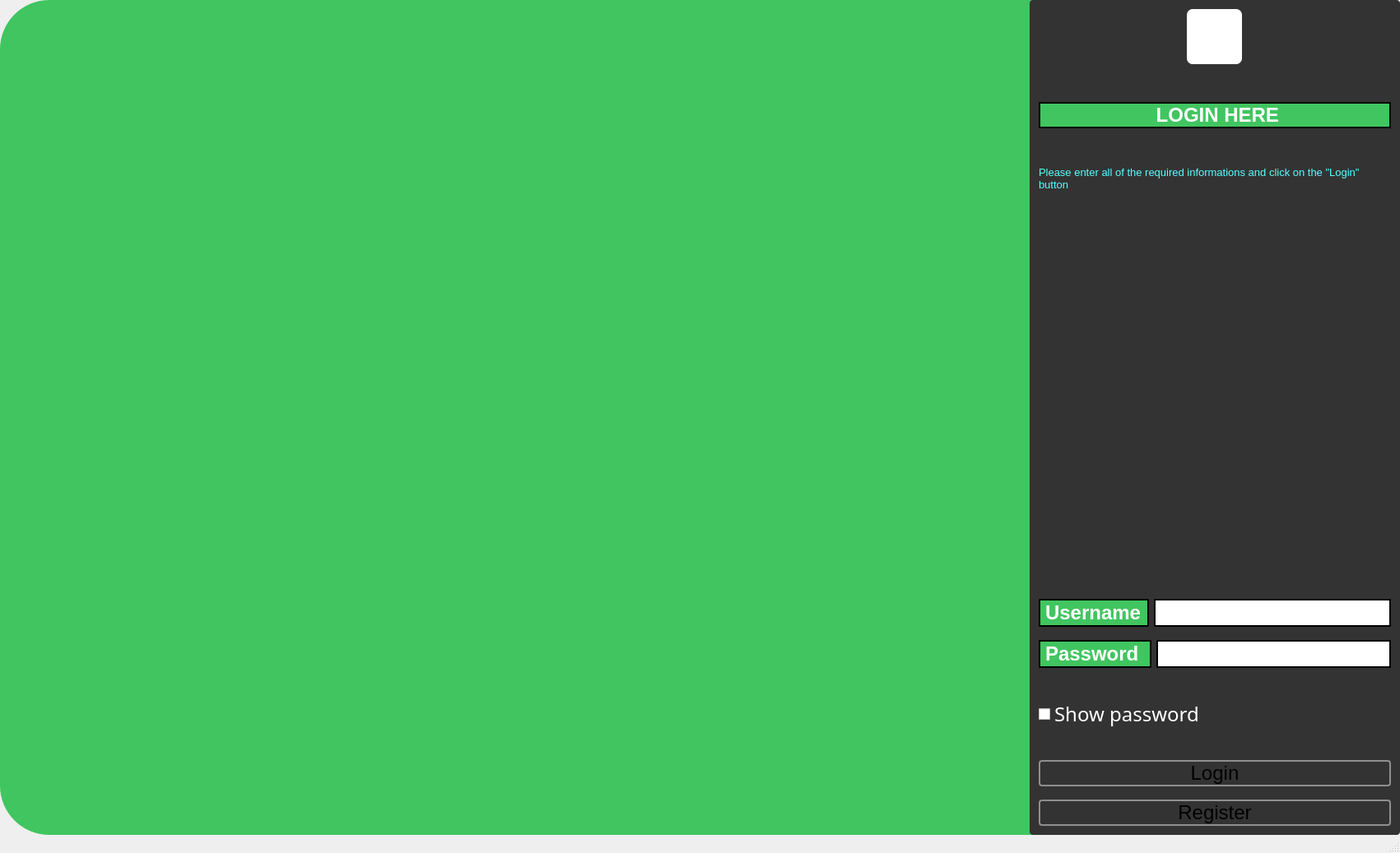
<?xml version="1.0" encoding="UTF-8"?>
<ui version="4.0">
 <class>Loing</class>
 <widget class="QMainWindow" name="Loing">
  <property name="geometry">
   <rect>
    <x>0</x>
    <y>0</y>
    <width>1701</width>
    <height>1037</height>
   </rect>
  </property>
  <property name="minimumSize">
   <size>
    <width>700</width>
    <height>111</height>
   </size>
  </property>
  <property name="windowTitle">
   <string>Loing</string>
  </property>
  <property name="windowIcon">
   <iconset resource="images.qrc">
    <normaloff>:/fis_stacked_tagline_green_rgb.png</normaloff>:/fis_stacked_tagline_green_rgb.png</iconset>
  </property>
  <property name="styleSheet">
   <string notr="true"/>
  </property>
  <widget class="QWidget" name="centralWidget">
   <property name="styleSheet">
    <string notr="true">#centralWidget
{

border-radius:60px;
	
	
background-color: rgb(65, 197, 96);

}

</string>
   </property>
   <layout class="QGridLayout" name="gridLayout_5">
    <property name="leftMargin">
     <number>0</number>
    </property>
    <property name="topMargin">
     <number>0</number>
    </property>
    <property name="rightMargin">
     <number>0</number>
    </property>
    <property name="bottomMargin">
     <number>0</number>
    </property>
    <property name="spacing">
     <number>0</number>
    </property>
    <item row="0" column="0">
     <layout class="QGridLayout" name="gridLayout_4">
      <property name="spacing">
       <number>0</number>
      </property>
      <item row="0" column="1">
       <widget class="QFrame" name="frame">
        <property name="sizePolicy">
         <sizepolicy hsizetype="MinimumExpanding" vsizetype="Preferred">
          <horstretch>0</horstretch>
          <verstretch>0</verstretch>
         </sizepolicy>
        </property>
        <property name="maximumSize">
         <size>
          <width>450</width>
          <height>16777215</height>
         </size>
        </property>
        <property name="styleSheet">
         <string notr="true">*{
font-family:arial;

font-size:24px;
}
QFrame
{
background:#333;
border-radius:4px;

}
</string>
        </property>
        <property name="frameShape">
         <enum>QFrame::StyledPanel</enum>
        </property>
        <property name="frameShadow">
         <enum>QFrame::Raised</enum>
        </property>
        <layout class="QGridLayout" name="gridLayout_2">
         <item row="1" column="0">
          <layout class="QGridLayout" name="gridLayout">
           <property name="rightMargin">
            <number>0</number>
           </property>
           <item row="1" column="0">
            <layout class="QVBoxLayout" name="verticalLayout">
             <item alignment="Qt::AlignHCenter">
              <widget class="QToolButton" name="toolButton">
               <property name="styleSheet">
                <string notr="true">*{
font-family:century gothic;
font-size:24px;
}
QFrame
{
background:#333;
}
QPushButton
{
background:red;
border-radius:60px;
}

QToolButton
{
background:white;
border-radius:7px;
}
</string>
               </property>
               <property name="text">
                <string/>
               </property>
               <property name="icon">
                <iconset resource="images.qrc">
                 <normaloff>:/images.png</normaloff>:/images.png</iconset>
               </property>
               <property name="iconSize">
                <size>
                 <width>64</width>
                 <height>64</height>
                </size>
               </property>
               <property name="autoRaise">
                <bool>false</bool>
               </property>
               <property name="arrowType">
                <enum>Qt::NoArrow</enum>
               </property>
              </widget>
             </item>
             <item>
              <spacer name="verticalSpacer">
               <property name="orientation">
                <enum>Qt::Vertical</enum>
               </property>
               <property name="sizeType">
                <enum>QSizePolicy::Fixed</enum>
               </property>
               <property name="sizeHint" stdset="0">
                <size>
                 <width>20</width>
                 <height>40</height>
                </size>
               </property>
              </spacer>
             </item>
             <item>
              <widget class="QLabel" name="label">
               <property name="sizePolicy">
                <sizepolicy hsizetype="MinimumExpanding" vsizetype="Fixed">
                 <horstretch>0</horstretch>
                 <verstretch>0</verstretch>
                </sizepolicy>
               </property>
               <property name="font">
                <font>
                 <family>arial</family>
                 <pointsize>-1</pointsize>
                 <weight>75</weight>
                 <bold>true</bold>
                </font>
               </property>
               <property name="styleSheet">
                <string notr="true">
QLabel
{
background:rgb(65, 197, 96);

color:white;
border-bottom:1px solid #717072;

border-radius: 2px;

 border: 2px solid black;
 min-width: 80px;
}</string>
               </property>
               <property name="text">
                <string> LOGIN HERE</string>
               </property>
               <property name="alignment">
                <set>Qt::AlignCenter</set>
               </property>
              </widget>
             </item>
             <item>
              <spacer name="verticalSpacer_2">
               <property name="orientation">
                <enum>Qt::Vertical</enum>
               </property>
               <property name="sizeType">
                <enum>QSizePolicy::Fixed</enum>
               </property>
               <property name="sizeHint" stdset="0">
                <size>
                 <width>20</width>
                 <height>40</height>
                </size>
               </property>
              </spacer>
             </item>
             <item>
              <widget class="QLabel" name="label_2">
               <property name="sizePolicy">
                <sizepolicy hsizetype="MinimumExpanding" vsizetype="Preferred">
                 <horstretch>0</horstretch>
                 <verstretch>0</verstretch>
                </sizepolicy>
               </property>
               <property name="font">
                <font>
                 <family>arial</family>
                 <pointsize>-1</pointsize>
                 <weight>50</weight>
                 <bold>false</bold>
                </font>
               </property>
               <property name="text">
                <string>&lt;html&gt;&lt;head/&gt;&lt;body&gt;&lt;p&gt;&lt;span style=&quot; font-size:10pt; color:#55ffff;&quot;&gt;Please enter all of the required informations and click on the &amp;quot;Login&amp;quot; button&lt;/span&gt;&lt;/p&gt;&lt;/body&gt;&lt;/html&gt;</string>
               </property>
               <property name="scaledContents">
                <bool>false</bool>
               </property>
               <property name="wordWrap">
                <bool>true</bool>
               </property>
              </widget>
             </item>
             <item>
              <spacer name="verticalSpacer_7">
               <property name="orientation">
                <enum>Qt::Vertical</enum>
               </property>
               <property name="sizeHint" stdset="0">
                <size>
                 <width>20</width>
                 <height>40</height>
                </size>
               </property>
              </spacer>
             </item>
             <item>
              <layout class="QHBoxLayout" name="horizontalLayout">
               <item>
                <widget class="QLabel" name="userLabel">
                 <property name="sizePolicy">
                  <sizepolicy hsizetype="Fixed" vsizetype="Preferred">
                   <horstretch>0</horstretch>
                   <verstretch>0</verstretch>
                  </sizepolicy>
                 </property>
                 <property name="font">
                  <font>
                   <family>arial</family>
                   <pointsize>-1</pointsize>
                   <weight>75</weight>
                   <bold>true</bold>
                  </font>
                 </property>
                 <property name="styleSheet">
                  <string notr="true">QLabel
{
background-color: rgb(65, 197, 96);
color: WHITE;
border-bottom:1px solid #717072;




border-radius: 2px;

 border: 2px solid black;
 min-width: 80px;
}</string>
                 </property>
                 <property name="text">
                  <string>Username</string>
                 </property>
                 <property name="scaledContents">
                  <bool>false</bool>
                 </property>
                </widget>
               </item>
               <item>
                <widget class="QLineEdit" name="userEdit">
                 <property name="sizePolicy">
                  <sizepolicy hsizetype="MinimumExpanding" vsizetype="Minimum">
                   <horstretch>0</horstretch>
                   <verstretch>0</verstretch>
                  </sizepolicy>
                 </property>
                 <property name="font">
                  <font>
                   <family>Times New Roman</family>
                   <pointsize>14</pointsize>
                   <weight>50</weight>
                   <italic>false</italic>
                   <bold>false</bold>
                  </font>
                 </property>
                 <property name="toolTip">
                  <string>&lt;html&gt;&lt;head/&gt;&lt;body&gt;&lt;p&gt;&lt;span style=&quot; font-size:10pt; font-weight:600;&quot;&gt;Enter your username or id here&lt;/span&gt;&lt;/p&gt;&lt;/body&gt;&lt;/html&gt;</string>
                 </property>
                 <property name="whatsThis">
                  <string>&lt;html&gt;&lt;head/&gt;&lt;body&gt;&lt;p&gt;&lt;br/&gt;&lt;/p&gt;&lt;/body&gt;&lt;/html&gt;</string>
                 </property>
                 <property name="styleSheet">
                  <string notr="true">QLineEdit
{
background:white;

color:black;
border-bottom:1px solid #717072;
border-radius:2px;
 border: 2px solid black;
 min-width: 80px;
	font: 14pt &quot;Times New Roman&quot;;
}
</string>
                 </property>
                 <property name="maxLength">
                  <number>64</number>
                 </property>
                </widget>
               </item>
              </layout>
             </item>
             <item>
              <spacer name="verticalSpacer_3">
               <property name="orientation">
                <enum>Qt::Vertical</enum>
               </property>
               <property name="sizeType">
                <enum>QSizePolicy::Fixed</enum>
               </property>
               <property name="sizeHint" stdset="0">
                <size>
                 <width>50</width>
                 <height>10</height>
                </size>
               </property>
              </spacer>
             </item>
             <item>
              <layout class="QHBoxLayout" name="horizontalLayout_2">
               <item>
                <widget class="QLabel" name="passLabel">
                 <property name="sizePolicy">
                  <sizepolicy hsizetype="Fixed" vsizetype="Preferred">
                   <horstretch>0</horstretch>
                   <verstretch>0</verstretch>
                  </sizepolicy>
                 </property>
                 <property name="font">
                  <font>
                   <family>arial</family>
                   <pointsize>-1</pointsize>
                   <weight>75</weight>
                   <bold>true</bold>
                  </font>
                 </property>
                 <property name="styleSheet">
                  <string notr="true">QLabel
{

background-color: rgb(65, 197, 96);


color:white;
border-bottom:1px solid #717072;




border-radius: 2px;

 border: 2px solid black;
 min-width: 80px;
}</string>
                 </property>
                 <property name="text">
                  <string>Password </string>
                 </property>
                </widget>
               </item>
               <item>
                <widget class="QLineEdit" name="passEdit">
                 <property name="sizePolicy">
                  <sizepolicy hsizetype="MinimumExpanding" vsizetype="Minimum">
                   <horstretch>0</horstretch>
                   <verstretch>0</verstretch>
                  </sizepolicy>
                 </property>
                 <property name="toolTip">
                  <string>&lt;html&gt;&lt;head/&gt;&lt;body&gt;&lt;p&gt;&lt;span style=&quot; font-size:10pt; font-weight:600;&quot;&gt;Enter your password here&lt;/span&gt;&lt;/p&gt;&lt;/body&gt;&lt;/html&gt;</string>
                 </property>
                 <property name="styleSheet">
                  <string notr="true">QLineEdit
{
background:white;

color:black;
border-bottom:1px solid #717072;
border-radius:2px;
 border: 2px solid black;
 min-width: 80px;
font: 14pt &quot;Times New Roman&quot;;
}
</string>
                 </property>
                 <property name="echoMode">
                  <enum>QLineEdit::Password</enum>
                 </property>
                </widget>
               </item>
              </layout>
             </item>
             <item>
              <spacer name="verticalSpacer_4">
               <property name="orientation">
                <enum>Qt::Vertical</enum>
               </property>
               <property name="sizeType">
                <enum>QSizePolicy::Fixed</enum>
               </property>
               <property name="sizeHint" stdset="0">
                <size>
                 <width>20</width>
                 <height>30</height>
                </size>
               </property>
              </spacer>
             </item>
             <item>
              <widget class="QCheckBox" name="checkBox">
               <property name="sizePolicy">
                <sizepolicy hsizetype="Fixed" vsizetype="Fixed">
                 <horstretch>0</horstretch>
                 <verstretch>0</verstretch>
                </sizepolicy>
               </property>
               <property name="font">
                <font>
                 <family>Arial</family>
                 <pointsize>18</pointsize>
                 <weight>50</weight>
                 <italic>false</italic>
                 <bold>false</bold>
                </font>
               </property>
               <property name="styleSheet">
                <string notr="true">QCheckBox
{
color:white;
font-family:century gothic;
font-size:24px;
 
	font: 18pt &quot;Arial&quot;;
}

</string>
               </property>
               <property name="text">
                <string>Show password</string>
               </property>
               <property name="tristate">
                <bool>false</bool>
               </property>
              </widget>
             </item>
             <item>
              <spacer name="verticalSpacer_5">
               <property name="orientation">
                <enum>Qt::Vertical</enum>
               </property>
               <property name="sizeType">
                <enum>QSizePolicy::Fixed</enum>
               </property>
               <property name="sizeHint" stdset="0">
                <size>
                 <width>20</width>
                 <height>30</height>
                </size>
               </property>
              </spacer>
             </item>
             <item>
              <widget class="QPushButton" name="loginButton">
               <property name="sizePolicy">
                <sizepolicy hsizetype="MinimumExpanding" vsizetype="Fixed">
                 <horstretch>0</horstretch>
                 <verstretch>0</verstretch>
                </sizepolicy>
               </property>
               <property name="font">
                <font>
                 <family>arial</family>
                 <pointsize>-1</pointsize>
                 <weight>50</weight>
                 <bold>false</bold>
                </font>
               </property>
               <property name="styleSheet">
                <string notr="true">QPushButton {
    border: 2px solid #8f8f91;
    border-radius: 4px;
    background-color: qlineargradient(x1: 0, y1: 0, x2: 0, y2: 1,
                                      stop: 0 #f6f7fa, stop: 1 #dadbde);
    min-width: 80px;
}

QPushButton:pressed {
    background-color: qlineargradient(x1: 0, y1: 0, x2: 0, y2: 1,
                                      stop: 0 #dadbde, stop: 1 #f6f7fa);
}

QPushButton:flat {
    border: none; /* no border for a flat push button */
}

QPushButton:default {
    border-color: navy; /* make the default button prominent */
}
QPushButton:hover
{
color:white;
border-radius: 4px;
background:rgb(0, 0, 0);
/* border: 2px solid #00007f;*/
 min-width: 80px;
}</string>
               </property>
               <property name="text">
                <string>Login</string>
               </property>
              </widget>
             </item>
             <item>
              <spacer name="verticalSpacer_6">
               <property name="orientation">
                <enum>Qt::Vertical</enum>
               </property>
               <property name="sizeType">
                <enum>QSizePolicy::Fixed</enum>
               </property>
               <property name="sizeHint" stdset="0">
                <size>
                 <width>20</width>
                 <height>10</height>
                </size>
               </property>
              </spacer>
             </item>
             <item>
              <widget class="QPushButton" name="pushButton_2">
               <property name="sizePolicy">
                <sizepolicy hsizetype="MinimumExpanding" vsizetype="Fixed">
                 <horstretch>0</horstretch>
                 <verstretch>0</verstretch>
                </sizepolicy>
               </property>
               <property name="font">
                <font>
                 <family>arial</family>
                 <pointsize>-1</pointsize>
                 <weight>50</weight>
                 <bold>false</bold>
                </font>
               </property>
               <property name="styleSheet">
                <string notr="true">QPushButton {
    border: 2px solid #8f8f91;
    border-radius: 4px;
    background-color: qlineargradient(x1: 0, y1: 0, x2: 0, y2: 1,
                                      stop: 0 #f6f7fa, stop: 1 #dadbde);
    min-width: 80px;
}

QPushButton:pressed {
    background-color: qlineargradient(x1: 0, y1: 0, x2: 0, y2: 1,
                                      stop: 0 #dadbde, stop: 1 #f6f7fa);
}

QPushButton:flat {
    border: none; /* no border for a flat push button */
}

QPushButton:default {
    border-color: navy; /* make the default button prominent */
}
QPushButton:hover
{
color:white;
border-radius: 4px;
background:rgb(0, 0, 0);
/* border: 2px solid #00007f;*/
 min-width: 80px;
}</string>
               </property>
               <property name="text">
                <string>Register</string>
               </property>
              </widget>
             </item>
            </layout>
           </item>
          </layout>
         </item>
        </layout>
       </widget>
      </item>
      <item row="0" column="0">
       <layout class="QGridLayout" name="gridLayout_3">
        <property name="spacing">
         <number>0</number>
        </property>
        <item row="0" column="0">
         <widget class="QLabel" name="label_4">
          <property name="sizePolicy">
           <sizepolicy hsizetype="MinimumExpanding" vsizetype="MinimumExpanding">
            <horstretch>0</horstretch>
            <verstretch>0</verstretch>
           </sizepolicy>
          </property>
          <property name="minimumSize">
           <size>
            <width>0</width>
            <height>111</height>
           </size>
          </property>
          <property name="text">
           <string/>
          </property>
          <property name="pixmap">
           <pixmap resource="images.qrc">:/111.jpg</pixmap>
          </property>
          <property name="scaledContents">
           <bool>true</bool>
          </property>
         </widget>
        </item>
       </layout>
      </item>
     </layout>
    </item>
   </layout>
  </widget>
  <widget class="QStatusBar" name="statusBar"/>
 </widget>
 <layoutdefault spacing="6" margin="11"/>
 <resources>
  <include location="images.qrc"/>
 </resources>
 <connections/>
</ui>
